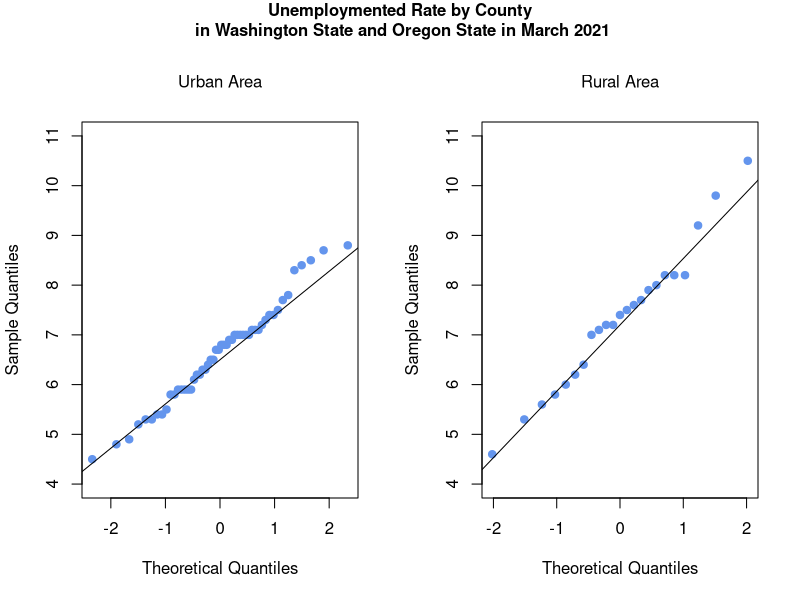
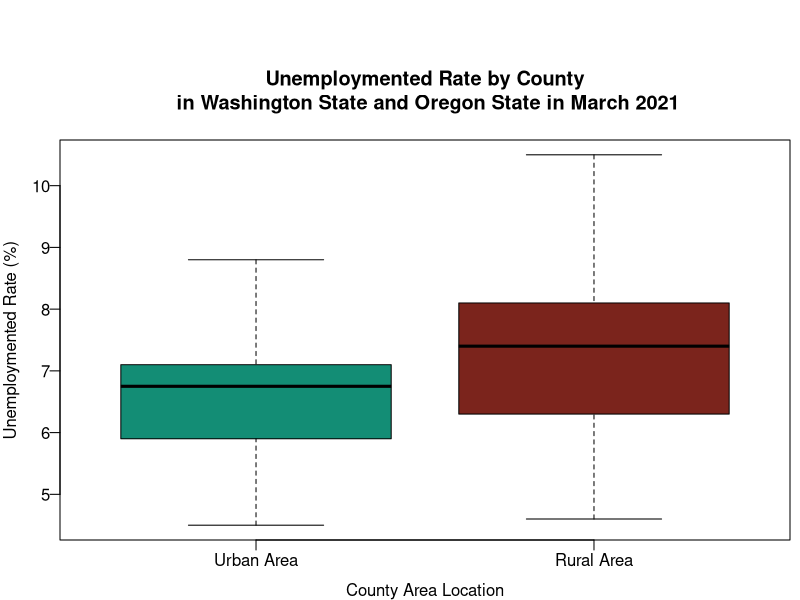
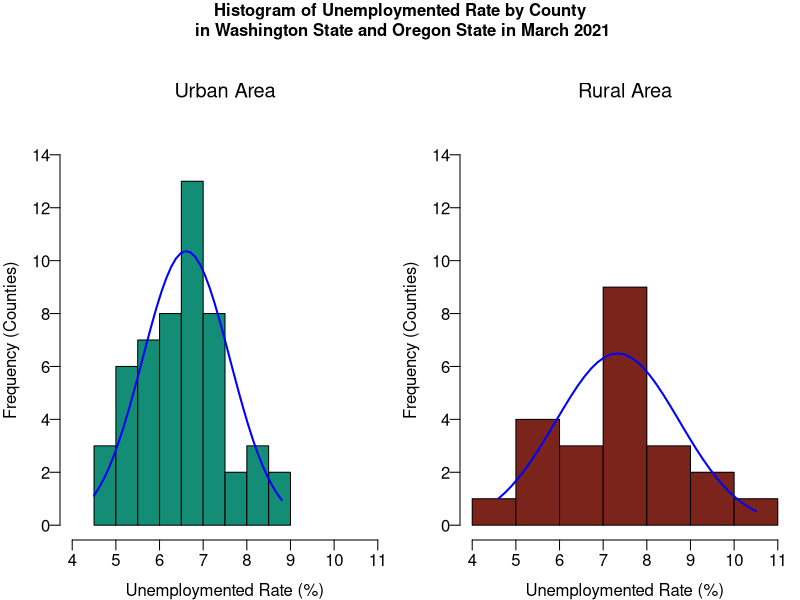

The R script that drew these images, in order:
################################################################################
# TMATH 390 Project Group 9                                                    #
# Analysis of Unemployment Rate: Data by County                                #
# in Washington State and Oregon State from March 2021                         #
# Armstrong Kannika, and Jessie De Jesus                                       #
# June 4, 2021                                                                 #
# Prof. M Kennedy                                                              #
################################################################################

# Download the data file and read the data into R
## change the working directory to the directory that you save the data in.
setwd("/Users/akannika/Documents/UWT/Spring 2021/390/TMATH390_Project")

## use read.csv, assuming your data is a csv file named TMATH390Data.csv
data.df = read.csv("TMATH390_Project_data_Group9.csv")

## QQ Plot code
## modify the graphing 2 windows before plot the data
par(mfrow=c(1,2),oma = c(0, 0, 2, 0))
qqnorm(data.df$unemploymentRate[data.df$UrbanOrRural=="Urban"], 
       ylim = c(4, 11),
       xlab = "Theoretical Quantiles", 
       ylab = "Sample Quantiles", 
       main = "Urban Area",
       cex.main = 1, font.main = 1,
       col = "#6495ED", pch = 19)
qqline(data.df$unemploymentRate[data.df$UrbanOrRural=="Urban"])
qqnorm(data.df$unemploymentRate[data.df$UrbanOrRural=="Rural"], 
       ylim = c(4, 11),
       xlab = "Theoretical Quantiles", 
       ylab = "Sample Quantiles", 
       main = "Rural Area",
       cex.main = 1, font.main = 1,
       col = "#6495ED", pch = 19)
qqline(data.df$unemploymentRate[data.df$UrbanOrRural=="Rural"])
mtext("Unemploymented Rate by County\n in Washington State and Oregon State in March 2021", 
      outer = TRUE, cex = 1, font = 2 )

#>>>>>>>>>>>>>>>>>>>>>>>>>>>>> QQ Plot summary <<<<<<<<<<<<<<<<<<<<<<<<<<<<<<<#
# The QQ plot show that the distribution of the unemployment rate in the      #
# urban area and the rural area in WA and OR in March 2021 follow the normal  #
# distribution. But the slope of the QQ plot in the rural area is slightly    #
# different from the urban area, but not much, So the standard deviation of   #
# both areas are not too difference.                                          #
###############################################################################

## Box plot
## modify the graphing one window before plot the data
par(mfrow = c(1, 1), mar = c(3, 3, 5, 0.5), mgp = c(2, 0.5, 0), las = 1)
boxplot(data.df$unemploymentRate[data.df$UrbanOrRural=="Urban"],
        data.df$unemploymentRate[data.df$UrbanOrRural=="Rural"], names = c("Urban Area","Rural Area"),
        data = data.df, main = "Unemploymented Rate by County\n in Washington State and Oregon State in March 2021",  
        xlab = "County Area Location", ylab = "Unemploymented Rate (%)", 
        col=c("#138D75","#7B241C"))$stats 

## Boxplot stats
#      [,1] [,2]
# [1,] 4.50  4.6  # Lower whisker
# [2,] 5.90  6.3  # Q1
# [3,] 6.75  7.4  # Q2 (median)
# [4,] 7.10  8.1  # Q3
# [5,] 8.80 10.5  # Upper whisker
## attr[,1] = Urban, and attr[,2] = Rural
## range of Urban area is  8.8-4.5 = 4.3, IQR = Q3-Q1 = 7.1-5.9 = 1.2
## range of Rural area is 10.5-4.6 = 5.9, IQR = Q3-Q1 = 8.1-6.3 = 1.8

#>>>>>>>>>>>>>>>>>>>>>>>>>>>>> Boxplot summary <<<<<<<<<<<<<<<<<<<<<<<<<<<<<<<#
# - The center of boxplot plot show that the the distribution of unemployment #
# rate in the rural area is higher than the urban area. This is supported by  #
# the numeric measure. The median of unemployment rate's distribution in the  #
# urban area (6.75) is lower than the rural area (7.4). Actually, it should   #
# be noted that even the third quartile of unemployment rate's distribution   #
# in the urban area (7.1) is lower than the median of unemployment rate's     #
# distribution in the rural area. We therefore conclude that general,         #
# unemployment rate in the urban area is lower than the rural area.           #
# - The spread of the boxplot, judging by the range of the data, show that    #
# there is more variability in the unemployment rate's distribution in the    #
# rural area (range = 5.9) than there is in the unemployment rate's           #
# distribution in the urban area (range = 4.3). On the other hand, if we look #
# at the IQR, which measures the variability only among the middle 50% of the #
# distribution, we see more spread in the unemployment rate in the rural area #
# (IQR = 1.8) than the unemployment rate in the urban area (IQR = 1.2).       #
###############################################################################

## Histogram
par(mfrow=c(1,2),oma = c(0, 0, 2, 0))

# Histogram for Urban Area
# Add a Normal Curve
x1 = data.df$unemploymentRate[data.df$UrbanOrRural=="Urban"]
h<-hist(x1, main = "Urban Area",  xlab = "Unemploymented Rate (%)", xlim = c(4, 11),
        ylab = "Frequency (Counties)", ylim = c(0, 14),col = c("#138D75"), font.main = 1)
xfit<-seq(min(x1),max(x1),length=40) 
yfit<-dnorm(xfit,mean=mean(x1),sd=sd(x1)) 
yfit <- yfit*diff(h$mids[1:2])*length(x1) 
lines(xfit, yfit, col="blue", lwd=2)

# Histogram for Rural Area
# Add a Normal Curve
x2 <- data.df$unemploymentRate[data.df$UrbanOrRural=="Rural"]
h<-hist(x2, main = "Rural Area",  xlab = "Unemploymented Rate (%)", xlim = c(4, 11),
        ylab = "Frequency (Counties)", ylim = c(0, 14),col = c("#7B241C"), font.main = 1) 
xfit<-seq(min(x2),max(x2),length=40) 
yfit<-dnorm(xfit,mean=mean(x2),sd=sd(x2)) 
yfit <- yfit*diff(h$mids[1:2])*length(x2) 
lines(xfit, yfit, col="blue", lwd=2)

mtext("Histogram of Unemploymented Rate by County\n in Washington State and Oregon State in March 2021", 
      outer = TRUE, cex = 1, font = 2 )

#>>>>>>>>>>>>>>>>>>>>>>>>>>>>> Histogram summary <<<<<<<<<<<<<<<<<<<<<<<<<<<<<<#
# The histogram show that the center of the unemployment rate's distribution   #
# in the urban area is less than the rural area, and the spread is notably     #
# different. The unemployment rate in the urban area fall between 4.5 - 9      #
# while the unemployment rate in the rural area that range is 4 - 11. But the  #
# histogram and the plot show that the distribution of unemployment rate in    #
# both area follow the normal distribution.                                    #
###############################################################################


# summaries of the data; x1 = Urban, x2 = rural
summary(x1)
summary(x2)

# summary(x1)
#   Min. 1st Qu.  Median    Mean 3rd Qu.    Max. 
# 4.500   5.900   6.750   6.612   7.100   8.800 
#
# summary(x2)
#  Min. 1st Qu.  Median    Mean 3rd Qu.    Max. 
# 4.60    6.30    7.40    7.33    8.10   10.50 

# Standard deviation
sd(x1)  # 1.001108
sd(x2)  # 1.413389

# sample size
length(x1) # 52
length(x2) # 23

# The degrees of freedom for the case of two independent samples with unequal p
# opulation variances is (Welch’s formula):
welch.fn<-function(s1,s2,n1,n2)
{
  return(floor((s1^2/n1+s2^2/n2)^2/((s1^2/n1)^2/(n1-1)+(s2^2/n2)^2/(n2-1))))
}
# Example, define the values
s1=1.0 # sample standard deviation from sample 1
s2=1.41# sample standard deviation from sample 2
n1=52 # sample size from sample 1
n2=23 # sample size from sample 2
# Call the function to return the df
welch.fn(s1,s2,n1,n2)

# df = 32

# 2-sample t-test
t.test(x1, x2, mu = 0, conf.level = 0.95)

#>>>>>>>>>>>>>>>>>>>>>>>> Welch Two Sample t-test <<<<<<<<<<<<<<<<<<<<<<<<<<<<<#
# data:  x1 = urban and x2 = rural                                             #
# t = -2.2067, df = 32.164, p-value = 0.03459                                  #
# alternative hypothesis: true difference in means is not equal to 0           #
# 95 percent confidence interval:                                              #
#  -1.38234320 -0.05544944                                                     #
# sample estimates:                                                            #
#  mean of x mean of y                                                         #
#   6.611538  7.330435                                                         #
#------------------------------------------------------------------------------#
# Report the values:                                                           #
# • The observed value of the test statistic: t = -2.2067                      #
# • The Welch’s degrees of freedom: df = 32                                    #
# • The p-value: p-value = 0.03459                                             #
# • The confidence interval for the difference between the means.              #
# 95 percent confidence interval: between -1.38234320 and -0.05544944          #
################################################################################

#>>>>>>>>>>>>>>>>>>>>>>>>>>>>> Conclusion <<<<<<<<<<<<<<<<<<<<<<<<<<<<<<<<<<<<<#
# We are 95% confident that the true difference in mean of the unemployment    #
# rate in the urban area counties and the rural area counties, in Washington   #
# State and Oregon State, in March 2021 is somewhere between -1.3832 and       #
# -0.554. Since the interval does not include 0, so we have evidence that the  #
# true mean values do differ.                                                  #
# Since the p-value is 0.0346, less than the significance level, which is 0.05,#
# we have evidence to reject the null hypothesis. We can therefore conclude    #
# that the true difference in mean of the unemployment rate in the urban area  #
# counties and the rural area counties, in Washington State and Oregon State,  #
# in March 2021 are different.                                                 #
# The result of this research shows that the unemployment rate, in March 2021, #
# in the urban area counties is lower than in the rural area counties in       #
# Washington state and Oregon State. However, the data used in this research   #
# is only one month data. There are many factors that we can use to analyze    #
# the economic performance between the rural area and the urban area in        #
# Washington State and Oregon State.                                           #
################################################################################